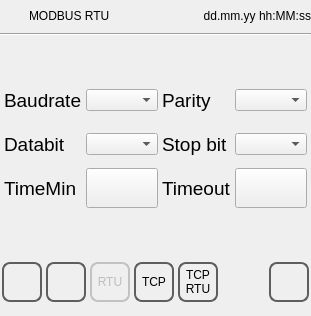
<?xml version="1.0" encoding="UTF-8"?>
<ui version="4.0">
 <class>commpar_rtu</class>
 <widget class="QWidget" name="commpar_rtu">
  <property name="geometry">
   <rect>
    <x>0</x>
    <y>0</y>
    %Model%
   </rect>
  </property>
  <property name="minimumSize">
   <size>
    <width>0</width>
    <height>0</height>
   </size>
  </property>
  <property name="maximumSize">
   <size>
    <width>16777215</width>
    <height>16777215</height>
   </size>
  </property>
  <property name="windowTitle">
   <string>commpar_rtu</string>
  </property>
  <property name="styleSheet">
   <string notr="true">QPushButton
{
	font: 20pt &quot;Ubuntu&quot;;
}
    QAbstractItemView {
     padding: 5 5 16 5;
     font-size: 20px;
    }
     
</string>
  </property>
  <layout class="QVBoxLayout" name="verticalLayout">
   <property name="spacing">
    <number>4</number>
   </property>
   <property name="leftMargin">
    <number>0</number>
   </property>
   <property name="topMargin">
    <number>4</number>
   </property>
   <property name="rightMargin">
    <number>0</number>
   </property>
   <property name="bottomMargin">
    <number>4</number>
   </property>
   <item>
    <layout class="QHBoxLayout" name="horizontalLayout">
     <property name="sizeConstraint">
      <enum>QLayout::SetMinimumSize</enum>
     </property>
     <item>
      <widget class="QLabel" name="labelIcon">
       <property name="minimumSize">
        <size>
         <width>25</width>
         <height>25</height>
        </size>
       </property>
       <property name="maximumSize">
        <size>
         <width>25</width>
         <height>25</height>
        </size>
       </property>
       <property name="focusPolicy">
        <enum>Qt::NoFocus</enum>
       </property>
       <property name="styleSheet">
        <string notr="true"/>
       </property>
       <property name="text">
        <string/>
       </property>
      </widget>
     </item>
     <item>
      <widget class="QLabel" name="labelTitle">
       <property name="sizePolicy">
        <sizepolicy hsizetype="Preferred" vsizetype="Fixed">
         <horstretch>0</horstretch>
         <verstretch>0</verstretch>
        </sizepolicy>
       </property>
       <property name="focusPolicy">
        <enum>Qt::NoFocus</enum>
       </property>
       <property name="text">
        <string>MODBUS RTU</string>
       </property>
      </widget>
     </item>
     <item>
      <widget class="QLabel" name="labelUserName">
       <property name="text">
        <string/>
       </property>
      </widget>
     </item>
     <item>
      <widget class="QLabel" name="labelDataOra">
       <property name="sizePolicy">
        <sizepolicy hsizetype="Preferred" vsizetype="Fixed">
         <horstretch>0</horstretch>
         <verstretch>0</verstretch>
        </sizepolicy>
       </property>
       <property name="focusPolicy">
        <enum>Qt::NoFocus</enum>
       </property>
       <property name="text">
        <string>dd.mm.yy hh:MM:ss</string>
       </property>
       <property name="alignment">
        <set>Qt::AlignRight|Qt::AlignTrailing|Qt::AlignVCenter</set>
       </property>
      </widget>
     </item>
    </layout>
   </item>
   <item>
    <widget class="Line" name="line">
     <property name="focusPolicy">
      <enum>Qt::NoFocus</enum>
     </property>
     <property name="orientation">
      <enum>Qt::Horizontal</enum>
     </property>
    </widget>
   </item>
   <item>
    <spacer name="verticalSpacer">
     <property name="focusPolicy">
      <enum>Qt::NoFocus</enum>
     </property>
     <property name="orientation">
      <enum>Qt::Vertical</enum>
     </property>
     <property name="sizeHint" stdset="0">
      <size>
       <width>20</width>
       <height>40</height>
      </size>
     </property>
    </spacer>
   </item>
   <item>
    <layout class="QGridLayout" name="gridLayout">
     <property name="leftMargin">
      <number>4</number>
     </property>
     <property name="rightMargin">
      <number>4</number>
     </property>
     <item row="0" column="0">
      <widget class="QLabel" name="labelBaudRate">
       <property name="sizePolicy">
        <sizepolicy hsizetype="Fixed" vsizetype="Preferred">
         <horstretch>0</horstretch>
         <verstretch>0</verstretch>
        </sizepolicy>
       </property>
       <property name="minimumSize">
        <size>
         <width>0</width>
         <height>40</height>
        </size>
       </property>
       <property name="font">
        <font>
         <pointsize>14</pointsize>
        </font>
       </property>
       <property name="focusPolicy">
        <enum>Qt::NoFocus</enum>
       </property>
       <property name="text">
        <string>Baudrate</string>
       </property>
      </widget>
     </item>
     <item row="1" column="0">
      <widget class="QLabel" name="labelBitNb">
       <property name="sizePolicy">
        <sizepolicy hsizetype="Fixed" vsizetype="Preferred">
         <horstretch>0</horstretch>
         <verstretch>0</verstretch>
        </sizepolicy>
       </property>
       <property name="minimumSize">
        <size>
         <width>0</width>
         <height>40</height>
        </size>
       </property>
       <property name="font">
        <font>
         <pointsize>14</pointsize>
        </font>
       </property>
       <property name="focusPolicy">
        <enum>Qt::NoFocus</enum>
       </property>
       <property name="text">
        <string>Databit</string>
       </property>
      </widget>
     </item>
     <item row="2" column="0">
      <widget class="QLabel" name="labelQueryIntervalRTU">
       <property name="sizePolicy">
        <sizepolicy hsizetype="Fixed" vsizetype="Preferred">
         <horstretch>0</horstretch>
         <verstretch>0</verstretch>
        </sizepolicy>
       </property>
       <property name="minimumSize">
        <size>
         <width>0</width>
         <height>40</height>
        </size>
       </property>
       <property name="font">
        <font>
         <pointsize>14</pointsize>
        </font>
       </property>
       <property name="focusPolicy">
        <enum>Qt::NoFocus</enum>
       </property>
       <property name="text">
        <string>TimeMin</string>
       </property>
      </widget>
     </item>
     <item row="0" column="1">
      <widget class="QComboBox" name="comboBoxBaudRate">
       <property name="minimumSize">
        <size>
         <width>0</width>
         <height>0</height>
        </size>
       </property>
       <property name="focusPolicy">
        <enum>Qt::NoFocus</enum>
       </property>
       <property name="styleSheet">
        <string notr="true"/>
       </property>
      </widget>
     </item>
     <item row="1" column="1">
      <widget class="QComboBox" name="comboBoxBitNb">
       <property name="minimumSize">
        <size>
         <width>0</width>
         <height>0</height>
        </size>
       </property>
       <property name="focusPolicy">
        <enum>Qt::NoFocus</enum>
       </property>
      </widget>
     </item>
     <item row="2" column="1">
      <widget class="QPushButton" name="pushButtonQueryIntervalRTU">
       <property name="minimumSize">
        <size>
         <width>0</width>
         <height>40</height>
        </size>
       </property>
       <property name="focusPolicy">
        <enum>Qt::NoFocus</enum>
       </property>
       <property name="text">
        <string/>
       </property>
      </widget>
     </item>
     <item row="0" column="3">
      <widget class="QComboBox" name="comboBoxParity">
       <property name="minimumSize">
        <size>
         <width>0</width>
         <height>0</height>
        </size>
       </property>
       <property name="focusPolicy">
        <enum>Qt::NoFocus</enum>
       </property>
      </widget>
     </item>
     <item row="1" column="3">
      <widget class="QComboBox" name="comboBoxStopBit">
       <property name="minimumSize">
        <size>
         <width>0</width>
         <height>0</height>
        </size>
       </property>
       <property name="focusPolicy">
        <enum>Qt::NoFocus</enum>
       </property>
      </widget>
     </item>
     <item row="1" column="2">
      <widget class="QLabel" name="labelStopBit">
       <property name="sizePolicy">
        <sizepolicy hsizetype="Fixed" vsizetype="Preferred">
         <horstretch>0</horstretch>
         <verstretch>0</verstretch>
        </sizepolicy>
       </property>
       <property name="minimumSize">
        <size>
         <width>0</width>
         <height>40</height>
        </size>
       </property>
       <property name="font">
        <font>
         <pointsize>14</pointsize>
        </font>
       </property>
       <property name="focusPolicy">
        <enum>Qt::NoFocus</enum>
       </property>
       <property name="text">
        <string>Stop bit</string>
       </property>
      </widget>
     </item>
     <item row="2" column="2">
      <widget class="QLabel" name="labelTimeOutRTU">
       <property name="sizePolicy">
        <sizepolicy hsizetype="Fixed" vsizetype="Preferred">
         <horstretch>0</horstretch>
         <verstretch>0</verstretch>
        </sizepolicy>
       </property>
       <property name="minimumSize">
        <size>
         <width>0</width>
         <height>40</height>
        </size>
       </property>
       <property name="font">
        <font>
         <pointsize>14</pointsize>
        </font>
       </property>
       <property name="focusPolicy">
        <enum>Qt::NoFocus</enum>
       </property>
       <property name="text">
        <string>Timeout</string>
       </property>
      </widget>
     </item>
     <item row="2" column="3">
      <widget class="QPushButton" name="pushButtonTimeOutRTU">
       <property name="minimumSize">
        <size>
         <width>0</width>
         <height>40</height>
        </size>
       </property>
       <property name="focusPolicy">
        <enum>Qt::NoFocus</enum>
       </property>
       <property name="text">
        <string/>
       </property>
      </widget>
     </item>
     <item row="0" column="2">
      <widget class="QLabel" name="labelParity">
       <property name="sizePolicy">
        <sizepolicy hsizetype="Fixed" vsizetype="Preferred">
         <horstretch>0</horstretch>
         <verstretch>0</verstretch>
        </sizepolicy>
       </property>
       <property name="minimumSize">
        <size>
         <width>0</width>
         <height>40</height>
        </size>
       </property>
       <property name="font">
        <font>
         <pointsize>14</pointsize>
        </font>
       </property>
       <property name="focusPolicy">
        <enum>Qt::NoFocus</enum>
       </property>
       <property name="text">
        <string>Parity</string>
       </property>
      </widget>
     </item>
    </layout>
   </item>
   <item>
    <spacer name="verticalSpacer_2">
     <property name="focusPolicy">
      <enum>Qt::NoFocus</enum>
     </property>
     <property name="orientation">
      <enum>Qt::Vertical</enum>
     </property>
     <property name="sizeHint" stdset="0">
      <size>
       <width>20</width>
       <height>40</height>
      </size>
     </property>
    </spacer>
   </item>
   <item>
    <layout class="QHBoxLayout" name="horizontalLayoutButtons">
     <property name="leftMargin">
      <number>2</number>
     </property>
     <property name="rightMargin">
      <number>2</number>
     </property>
     <item>
      <widget class="QPushButton" name="pushButtonHome">
       <property name="minimumSize">
        <size>
         <width>40</width>
         <height>40</height>
        </size>
       </property>
       <property name="maximumSize">
        <size>
         <width>40</width>
         <height>40</height>
        </size>
       </property>
       <property name="focusPolicy">
        <enum>Qt::NoFocus</enum>
       </property>
       <property name="styleSheet">
        <string notr="true">QPushButton
{
border: 2px solid  rgb(94, 94, 94);
border-radius: 8px;
qproperty-icon: url(:/systemicons/img/Home.png);
qproperty-iconSize: 24px 24px;
qproperty-focusPolicy: NoFocus;
}
QPushButton:pressed
{
border: 2px solid  rgb(194, 194, 194);
background-color:  rgb(255, 255, 127);
}
QPushButton:disabled
{
border: 2px solid  rgb(194, 194, 194);
}
</string>
       </property>
       <property name="text">
        <string/>
       </property>
      </widget>
     </item>
     <item>
      <widget class="QPushButton" name="pushButtonBack">
       <property name="minimumSize">
        <size>
         <width>40</width>
         <height>40</height>
        </size>
       </property>
       <property name="maximumSize">
        <size>
         <width>40</width>
         <height>40</height>
        </size>
       </property>
       <property name="focusPolicy">
        <enum>Qt::NoFocus</enum>
       </property>
       <property name="styleSheet">
        <string notr="true">QPushButton
{
border: 2px solid  rgb(94, 94, 94);
border-radius: 8px;
qproperty-icon: url(:/systemicons/img/Go_back.png);
qproperty-iconSize: 24px 24px;
qproperty-focusPolicy: NoFocus;
}
QPushButton:pressed
{
border: 2px solid  rgb(194, 194, 194);
background-color:  rgb(255, 255, 127);
}
QPushButton:disabled
{
border: 2px solid  rgb(194, 194, 194);
}
</string>
       </property>
       <property name="text">
        <string/>
       </property>
      </widget>
     </item>
     <item>
      <widget class="QPushButton" name="pushButtonRTU">
       <property name="enabled">
        <bool>false</bool>
       </property>
       <property name="minimumSize">
        <size>
         <width>40</width>
         <height>40</height>
        </size>
       </property>
       <property name="maximumSize">
        <size>
         <width>40</width>
         <height>40</height>
        </size>
       </property>
       <property name="focusPolicy">
        <enum>Qt::NoFocus</enum>
       </property>
       <property name="styleSheet">
        <string notr="true">QPushButton
{
border: 2px solid  rgb(94, 94, 94);
border-radius: 8px;
font: 12pt &quot;Ubuntu&quot;;
qproperty-focusPolicy: NoFocus;
}
QPushButton:pressed
{
border: 2px solid  rgb(194, 194, 194);
background-color:  rgb(255, 255, 127);
}
QPushButton:disabled
{
border: 2px solid  rgb(194, 194, 194);
}
</string>
       </property>
       <property name="text">
        <string>RTU</string>
       </property>
      </widget>
     </item>
     <item>
      <widget class="QPushButton" name="pushButtonTCP">
       <property name="minimumSize">
        <size>
         <width>40</width>
         <height>40</height>
        </size>
       </property>
       <property name="maximumSize">
        <size>
         <width>40</width>
         <height>40</height>
        </size>
       </property>
       <property name="focusPolicy">
        <enum>Qt::NoFocus</enum>
       </property>
       <property name="styleSheet">
        <string notr="true">QPushButton
{
border: 2px solid  rgb(94, 94, 94);
border-radius: 8px;
font: 12pt &quot;Ubuntu&quot;;
qproperty-focusPolicy: NoFocus;
}
QPushButton:pressed
{
border: 2px solid  rgb(194, 194, 194);
background-color:  rgb(255, 255, 127);
}
QPushButton:disabled
{
border: 2px solid  rgb(194, 194, 194);
}
</string>
       </property>
       <property name="text">
        <string>TCP</string>
       </property>
      </widget>
     </item>
     <item>
      <widget class="QPushButton" name="pushButtonTCPRTU">
       <property name="minimumSize">
        <size>
         <width>40</width>
         <height>40</height>
        </size>
       </property>
       <property name="maximumSize">
        <size>
         <width>40</width>
         <height>40</height>
        </size>
       </property>
       <property name="focusPolicy">
        <enum>Qt::NoFocus</enum>
       </property>
       <property name="styleSheet">
        <string notr="true">QPushButton
{
border: 2px solid  rgb(94, 94, 94);
border-radius: 8px;
font: 12pt &quot;Ubuntu&quot;;
qproperty-focusPolicy: NoFocus;
}
QPushButton:pressed
{
border: 2px solid  rgb(194, 194, 194);
background-color:  rgb(255, 255, 127);
}
QPushButton:disabled
{
border: 2px solid  rgb(194, 194, 194);
}
</string>
       </property>
       <property name="text">
        <string>TCP
RTU</string>
       </property>
      </widget>
     </item>
     <item>
      <spacer name="horizontalSpacer">
       <property name="minimumSize">
        <size>
         <width>0</width>
         <height>60</height>
        </size>
       </property>
       <property name="maximumSize">
        <size>
         <width>16777215</width>
         <height>60</height>
        </size>
       </property>
       <property name="focusPolicy">
        <enum>Qt::NoFocus</enum>
       </property>
       <property name="orientation">
        <enum>Qt::Horizontal</enum>
       </property>
       <property name="sizeHint" stdset="0">
        <size>
         <width>40</width>
         <height>20</height>
        </size>
       </property>
      </spacer>
     </item>
     <item>
      <widget class="QPushButton" name="pushButtonOk">
       <property name="minimumSize">
        <size>
         <width>40</width>
         <height>40</height>
        </size>
       </property>
       <property name="maximumSize">
        <size>
         <width>40</width>
         <height>40</height>
        </size>
       </property>
       <property name="focusPolicy">
        <enum>Qt::NoFocus</enum>
       </property>
       <property name="styleSheet">
        <string notr="true">QPushButton
{
border: 2px solid  rgb(94, 94, 94);
border-radius: 8px;
qproperty-icon: url(:/systemicons/img/OK.png);
qproperty-iconSize: 24px 24px;
qproperty-focusPolicy: NoFocus;
}
QPushButton:pressed
{
border: 2px solid  rgb(194, 194, 194);
background-color:  rgb(255, 255, 127);
}
QPushButton:disabled
{
border: 2px solid  rgb(194, 194, 194);
}
</string>
       </property>
       <property name="text">
        <string/>
       </property>
      </widget>
     </item>
    </layout>
   </item>
  </layout>
 </widget>
 <resources/>
 <connections/>
</ui>
